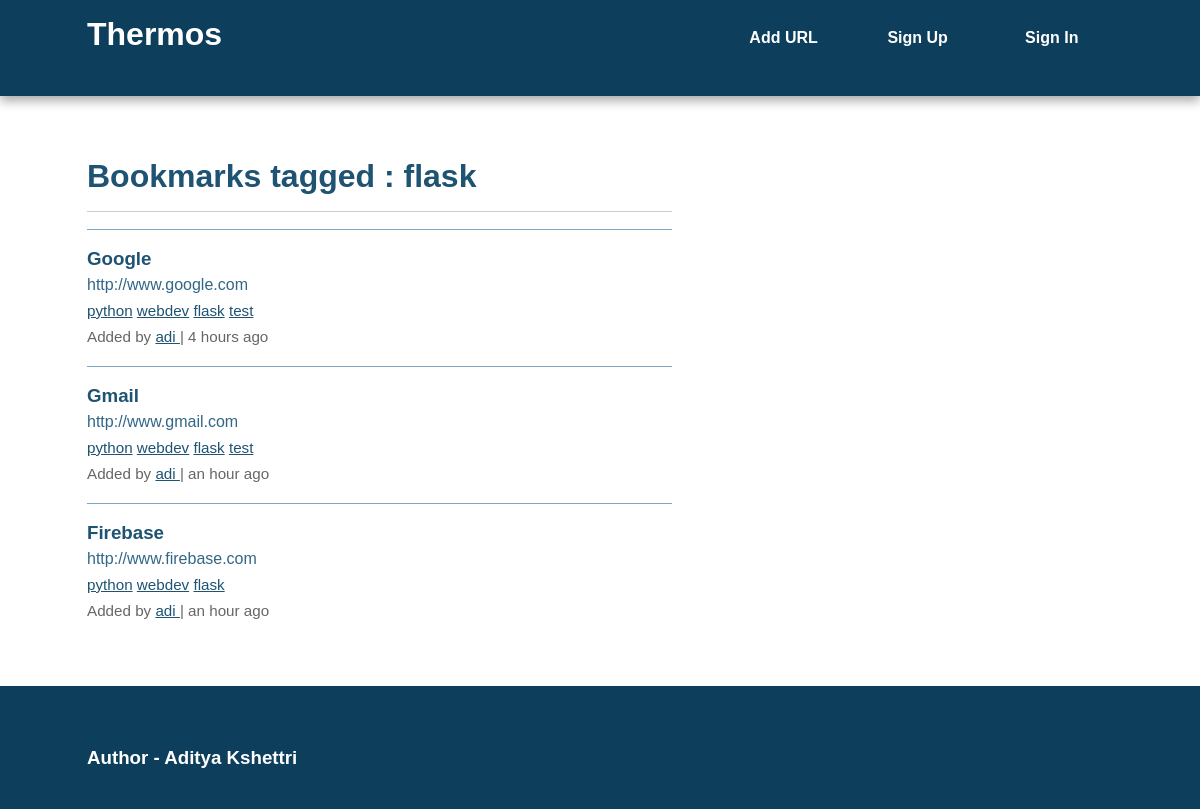
Page /tag/flask on the committed database.
### thermos/models.py (models this page shows, shortened)
class Tag(db.Model):
    id = db.Column(db.Integer, primary_key=True)
    name = db.Column(db.String(25), nullable=False, unique=True, index=True)
    def __repr__(self):
        return self.name

class Bookmark(db.Model):
    id = db.Column(db.Integer, primary_key=True)
    url = db.Column(db.Text, nullable=False)
    date = db.Column(db.DateTime, default=datetime.utcnow())
    description = db.Column(db.String(300))
    user_id = db.Column(db.Integer, db.ForeignKey('user.id'), nullable=False)
    _tags = db.relationship('Tag', secondary=tags, lazy='joined', backref=db.backref('bookmarks', lazy='dynamic'))
    @property
    def tags(self):
        return ",".join([t.name for t in self._tags])
    @tags.setter
    def tags(self, string):
        if string:
            self._tags = [Tag.get_or_create(name) for name in string.split(',')]

class User(db.Model, UserMixin):
    id = db.Column(db.Integer, primary_key=True)
    username = db.Column(db.String(80), unique=True)
    email = db.Column(db.String(120), unique=True)
    bookmarks = db.relationship('Bookmark', backref='user', lazy='dynamic')
    password_hash = db.Column(db.String)
    @property
    def password(self):
        raise AttributeError('password: write-only field')

### thermos/views.py (the view)
@app.route('/tag/<name>')
def tag(name):
    tag = Tag.query.filter_by(name=name).first_or_404()
    return render_template('tag.html', tag=tag)

### thermos/views.py (called while the page is built)
@app.context_processor
def inject_tags():
    return dict(all_tags=Tag.all)

### thermos/templates/tag.html (shortened to what this page needs)
{% extends "base.html" %}
{% block content %}
    <article>
        <header>
            <h1>Bookmarks tagged : {{ tag }}</h1>
        <hr>
            {% if tag.bookmarks.count()>0 %}
            {% with bookmarks=tag.bookmarks %}
                {% include "bookmark_list.html" %}
            {% endwith %}
            {% else %}
                There are no bookmarks with this tag.
            {% endif %}
        </header>
    </article>
{% endblock %}

### thermos/templates/bookmark_list.html
<ul class="bookmarks">
    {% for bookmark in bookmarks %}
        <li>
            {% include "bookmark.html" %}
        </li>
    {% endfor %}
</ul>

### thermos/templates/bookmark.html (shortened to what this page needs)
<div class="bookmark">
    <a class="header" href="{{bookmark.url}}">
        <h3 class="description">
            {{bookmark.description|truncate(50, killwords=True)}}
        </h3>
        <span class="url">
            {{bookmark.url|truncate(50, killwords=True)}}
        </span>
    </a>
    <div class="info">
        <span class="tags">
            {% if bookmark.tags %}
                {% for t in bookmark._tags %}
                    <a href="{{ url_for('tag', name=t) }}">{{ t }}</a>
                {% endfor %}
            {% else %}
                No Tags.
            {% endif %}
        </span>
        <br>
        Added by <a href="{{ url_for('user', username=bookmark.user.username) }}">
            {{ bookmark.user.username }}
        </a> |
        {{ moment(bookmark.date).fromNow() }}
    </div>
</div>

### thermos/static/css/main.css (style rules this page uses)
html { color: #222; font-size: 1em; line-height: 1.4; }
hr { display: block; height: 1px; border: 0; border-top: 1px solid #ccc; margin: 1em 0; padding: 0; }
body { font: 16px/26px Helvetica, Helvetica Neue, Arial; }
.main article h1 { font-size: 2em; }
a, a:visited { color: #1e5373; }
h1, h2, h3, h4, h5, h6 { color: #1e5373; }
ul.bookmarks { list-style: none none; padding-left: 0; }
.bookmark { padding-bottom: .5em; border-top: 1px solid #7ea6bf; padding: 1em 0; }
a.header { color: #326786; text-decoration: none; display: block; }
a.header h3 { margin: 0 0; }
div.info { font-size: .95em; color: #666666; }
@media only screen and (min-width: 768px) { .main article { float: left; width: 57%; } }

### rows in the picture
Tag: name "flask"
Bookmark: description "Google", url "http://www.google.com", user.username "adi", date "4 hours ago"
Tag: name "python"
Tag: name "webdev"
Tag: name "test"
Bookmark: description "Gmail", url "http://www.gmail.com", user.username "adi", date "an hour ago"
Bookmark: description "Firebase", url "http://www.firebase.com", user.username "adi", date "an hour ago"
